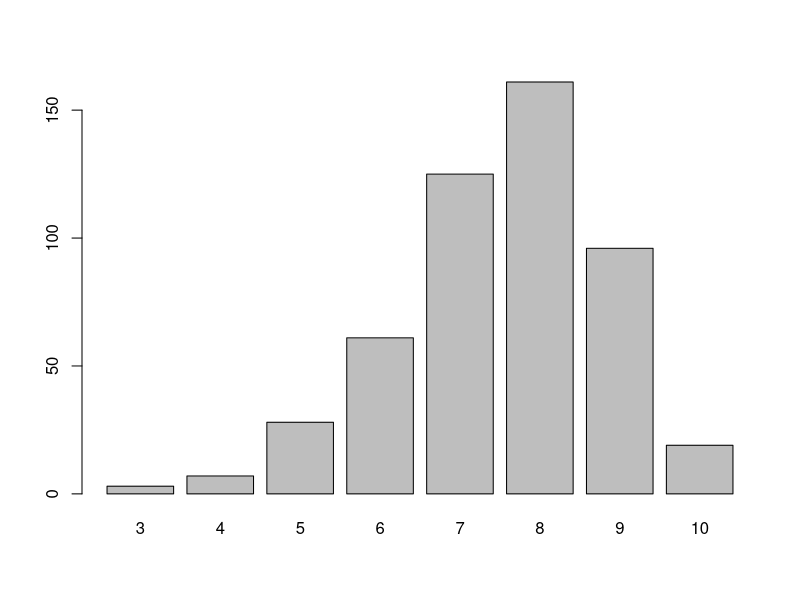
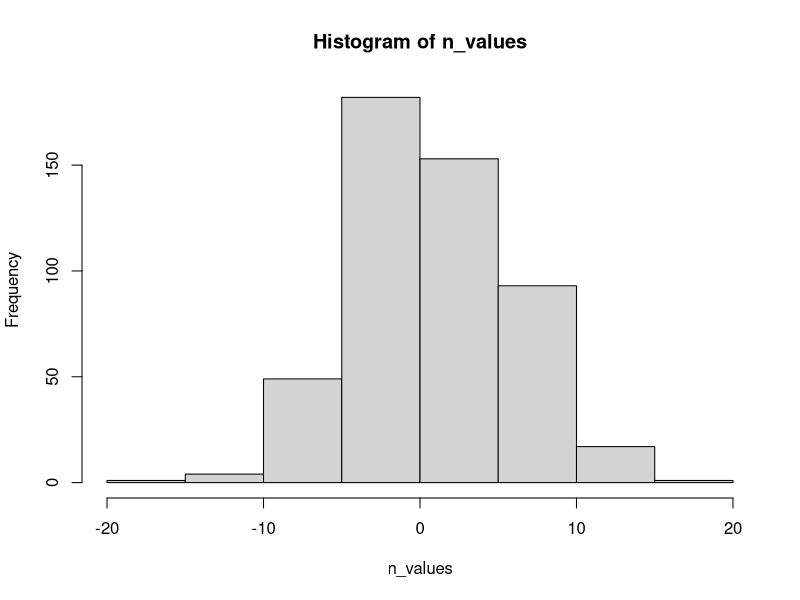
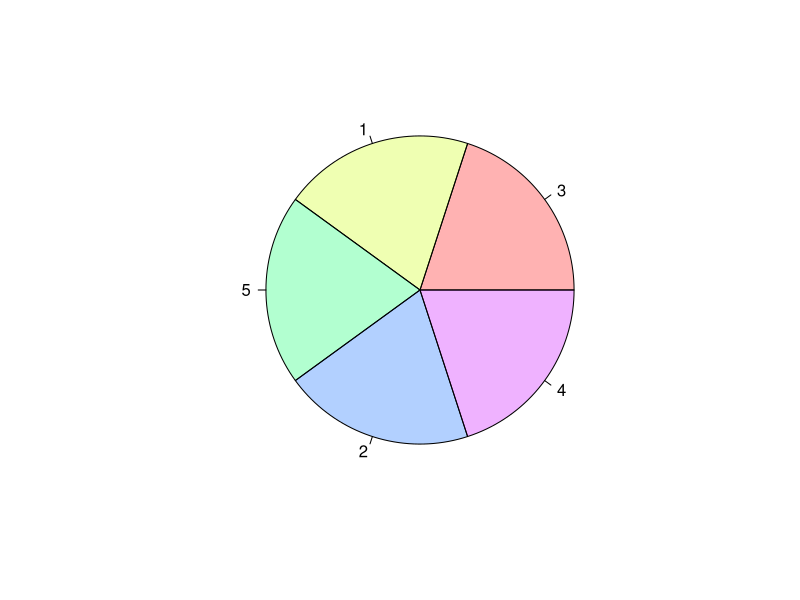
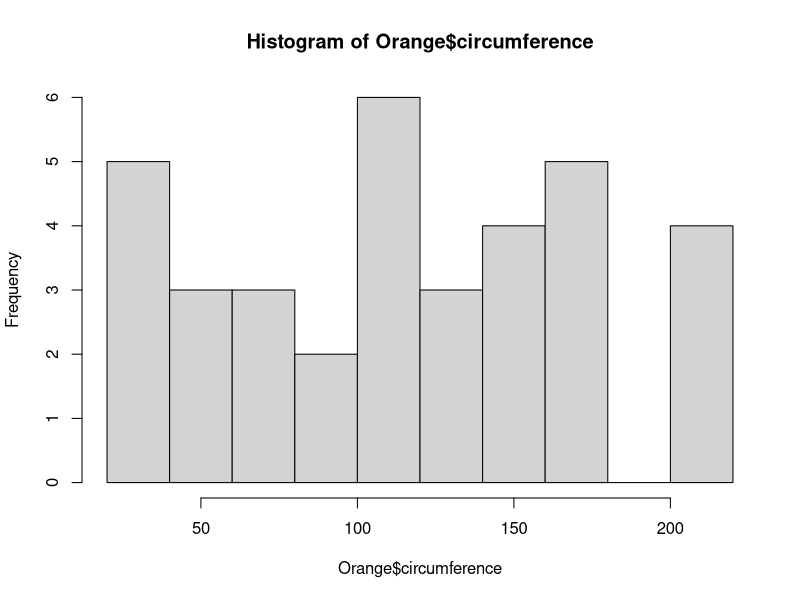

Generate these figures, in order, with R:
# Task 1: read sample data
print(getwd())
data <- read.table("mydata.txt")
print(data)

# Task 2: 500 binomial values
values <- rbinom(500, 10, 0.75)
print(table(values))
barplot(table(values))

# Task 3: 500 normal values
n_values <- rnorm(500, 1, 5)
hist(n_values)
print(cut(n_values, 10))

# Task 4: load orange dataset
data("Orange")

print(str(Orange))
print(quantile(Orange$age, 0.5))
pie(table(Orange$Tree), col = rainbow(5, alpha = 0.3))
hist(Orange$circumference)

# Task 5: read real dataset
dataset <- read.table("data_LW2.txt")
random_sel <- dataset[sample(nrow(dataset), 250, 0), ]
print(random_sel)
## Print some data
print(summary(random_sel))
print(var(random_sel$year))
print(var(random_sel$area))
print(var(random_sel$price))



